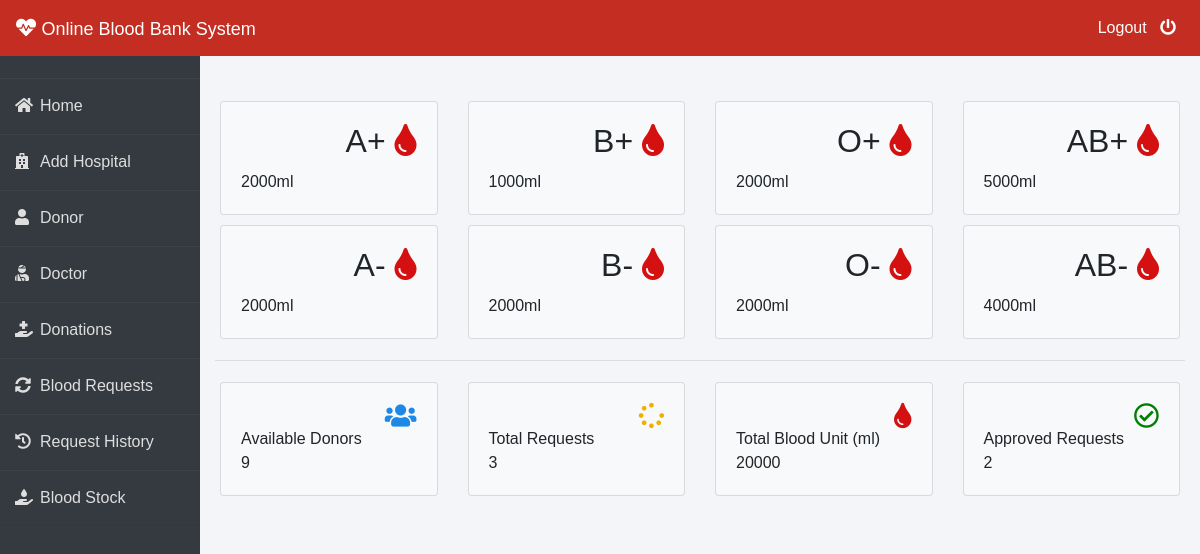
/admin-dashboard (signed in), run on an earlier commit of the app's database.
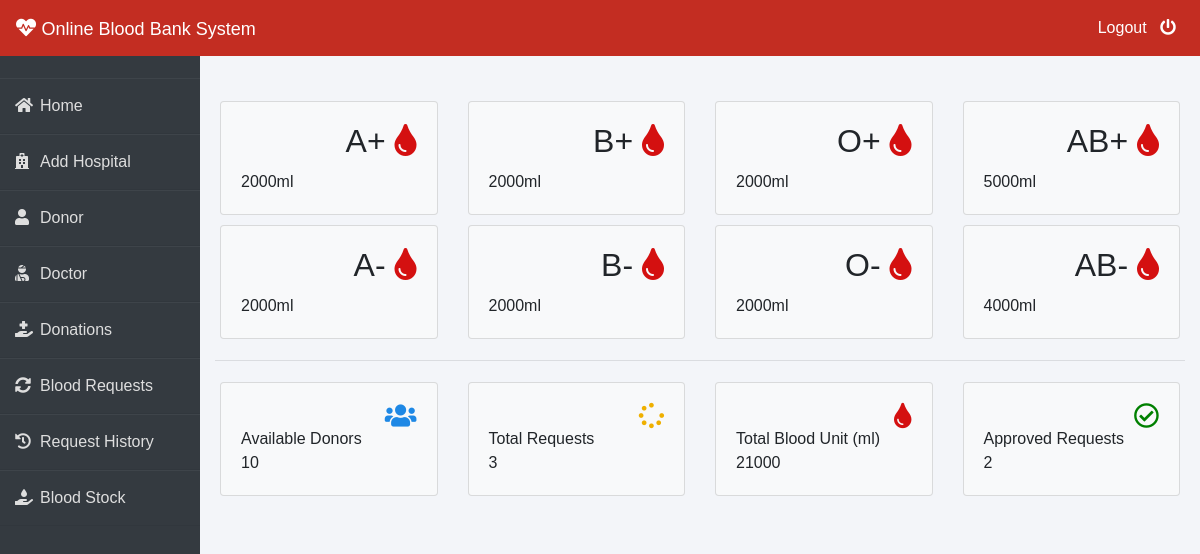
And on a later commit of the database.
### blood/models.py (models this page shows, shortened)
class Stock(models.Model):
    bloodgroup = models.CharField(max_length=10)
    unit = models.PositiveIntegerField(default=0)

### blood/views.py (the view)
# urls.py: path('admin-dashboard', views.admin_dashboard_view,name='admin-dashboard'),
@login_required(login_url='adminlogin')
def admin_dashboard_view(request):
    totalunit = models.Stock.objects.aggregate(Sum('unit'))
    dict = {
        'A1': models.Stock.objects.get(bloodgroup="A+"),
        'A2': models.Stock.objects.get(bloodgroup="A-"),
        'B1': models.Stock.objects.get(bloodgroup="B+"),
        'B2': models.Stock.objects.get(bloodgroup="B-"),
        'AB1': models.Stock.objects.get(bloodgroup="AB+"),
        'AB2': models.Stock.objects.get(bloodgroup="AB-"),
        'O1': models.Stock.objects.get(bloodgroup="O+"),
        'O2': models.Stock.objects.get(bloodgroup="O-"),
        'totaldonors': dmodels.Donor.objects.all().count(),
        'totalbloodunit': totalunit['unit__sum'],
        'totalrequest': models.BloodRequest.objects.all().count(),
        'totalapprovedrequest': models.BloodRequest.objects.all().filter(status='Approved').count()
    }
    return render(request, 'blood/admin_dashboard.html', context=dict)

### templates/blood/admin_dashboard.html (shortened to what the changed rows need)
{% extends 'blood/adminbase.html' %}
{% block content %}
<br><br>
<div class="container">
    <div class="row">
        <div class="col-sm-3">
          <div class="card bg-light">
            <div class="card-body">
                <div class="blood">
                    <h2>A+ <i class="fas fa-tint" ></i></h2>
                </div><br><br>
            </div>
          </div>
        </div>
        <div class="col-sm-3">
            <div class="card bg-light">
                <div class="card-body">
                    <div class="blood">
                        <h2>B+ <i class="fas fa-tint"></i></h2>
                    </div><br><br>
                    <div>
                      {{B1.unit}}ml
                    </div>
                </div>
              </div>
        </div>
        <div class="col-sm-3">
            <div class="card bg-light">
                <div class="card-body">
                    <div class="blood">
                        <h2>O+ <i class="fas fa-tint"></i></h2>
                    </div><br><br>
                </div>
              </div>
          </div>
          <div class="col-sm-3">
            <div class="card bg-light">
                <div class="card-body">
                    <div class="blood">
                        <h2>AB+ <i class="fas fa-tint"></i></h2>
                    </div><br><br>
                </div>
              </div>
          </div>
      </div>
      <div class="row">
        <div class="col-sm-3">
          <div class="card bg-light">
            <div class="card-body">
                <div class="blood">
                    <h2>A- <i class="fas fa-tint"></i></h2>
                </div><br><br>
            </div>
          </div>
        </div>
        <div class="col-sm-3">
            <div class="card bg-light">
                <div class="card-body">
                    <div class="blood">
                        <h2>B- <i class="fas fa-tint"></i></h2>
                    </div><br><br>
                </div>
              </div>
        </div>
        <div class="col-sm-3">
            <div class="card bg-light">
                <div class="card-body">
                    <div class="blood">
                        <h2>O- <i class="fas fa-tint"></i></h2>
                    </div><br><br>
                </div>
              </div>
          </div>
          <div class="col-sm-3">
            <div class="card bg-light">
                <div class="card-body">
                    <div class="blood">
                        <h2>AB- <i class="fas fa-tint"></i></h2>
                    </div><br><br>
                </div>
              </div>
          </div>
      </div>
    <div class="row">
      <div class="col-sm-3">
        <div class="card bg-light">
          <div class="card-body">
              <div class="blood">
                  <i class="fas fa-users" style="color: #1e88e5;"></i>
              </div><br>
              <div>
                  Available Donors <br>
                  {{totaldonors}}
              </div>
          </div>
        </div>
      </div>
        <div class="col-sm-3">
          <div class="card bg-light">
              <div class="card-body">
                  <div class="blood">
                      <i class="fas fa-tint xyz" style="color:#d41010;"></i>
                  </div><br>
                  <div>
                      Total Blood Unit (ml) <br>
                      {{totalbloodunit}}
                  </div>
              </div>
            </div>
        </div>
    </div>
</div>
{% endblock content %}

What changed in the data, as far as the page shows it:
changed Stock (number 2 of 8 on the later page): unit "1000" → "2000"
Also different on the page:
{{ totaldonors }}: "9" → "10"
{{ totalbloodunit }}: "20000" → "21000"
